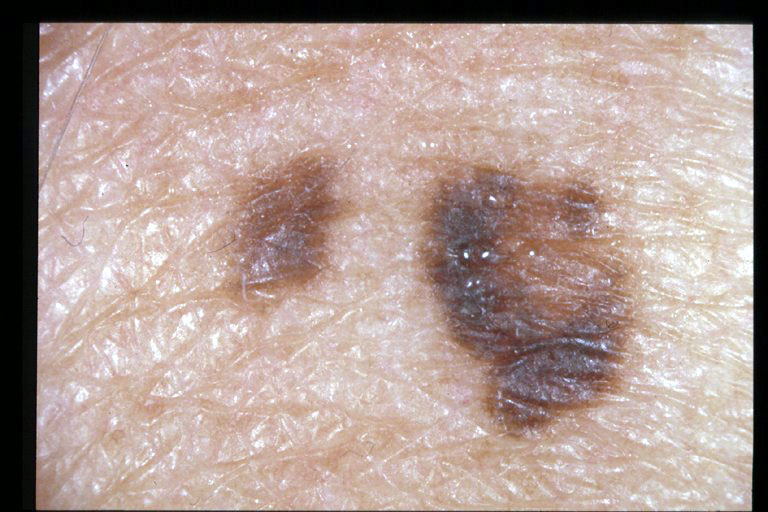
#> input picture dermDatabaseOfficial/release_v0/images/A1l/Aal005.jpg, 768 x 512 px; its folder holds 4 pictures in this run
$ python process.py
#> lines starting #> are read from the running program, lines starting #| are printed output that depends on the picture
import os
import matplotlib.pyplot as plt
from PIL import Image

# Set the correct dataset path
dataset_path = "./dermDatabaseOfficial/release_v0/images/A1l/"
image_files = os.listdir(dataset_path)

# Filter out only image files (JPG, JPEG, PNG)
image_files = [f for f in image_files if f.lower().endswith((".jpg", ".jpeg", ".png"))]

# Check if images are found
if not image_files:
    print("No images found in the specified folder!")
else:
    fig, axes = plt.subplots(1, min(5, len(image_files)), figsize=(15, 5))

    for ax, img_file in zip(axes, image_files[:5]):
        img = Image.open(os.path.join(dataset_path, img_file))
#> img is the input picture: PIL image 768x512 RGB; mean R, G, B 176.6, 156.3, 149.9
        ax.imshow(img)
        ax.set_title(img_file)  # Show image filename
        ax.axis("off")  # Hide axes

    plt.show()
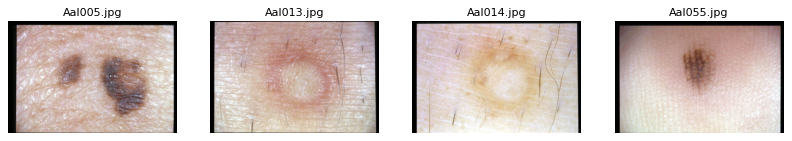
#> figure drawn by matplotlib, 4 panels
